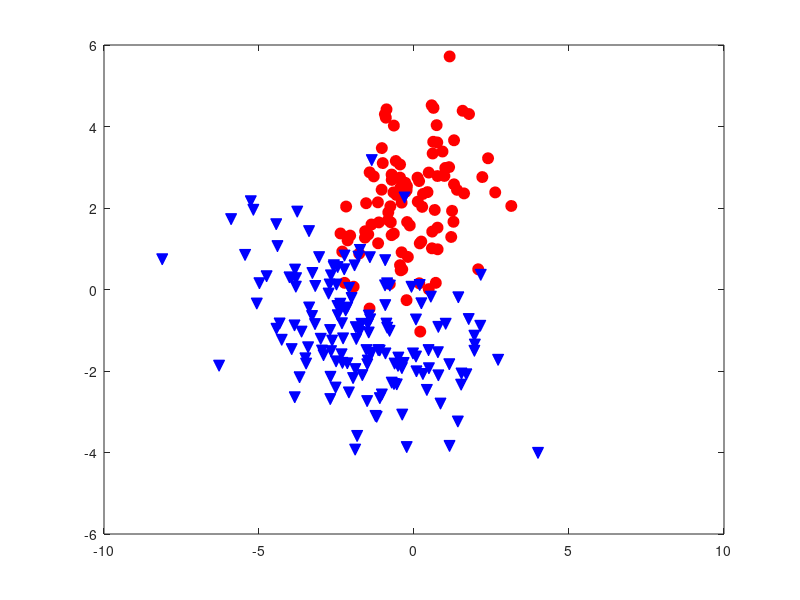

Source code (MATLAB): (Note: this script raises an error after producing the figure.)
clear all
close all

%% 
randn('state', 1200)

% G�n�ration des donn�es
vmu1 = [0; 2];
vmu2 = [-2; -1];
vSIGMA1 = 1.5*[1 0.1; 0.1 1];
vSIGMA2 = 3.5*[1 -0.25; -0.25 1/2];


n1 = 100; % nombre de points classe 1
n2 = 150; % nombre de points classe 2

% generation de donnees aleatoires suivant lois gaussiennes
% classe 1
X1 =  mvnrnd(vmu1, vSIGMA1,n1);   
Y1 = ones(n1, 1);
% classe 2
X2 =  mvnrnd(vmu2, vSIGMA2,n2);    
Y2 = -ones(n2, 1);


figure, plot(X1(:,1), X1(:,2), 'ro', 'markersize', 8, 'markerfacecolor', 'r')
hold on
plot(X2(:,1), X2(:,2), 'bv', 'markersize', 8, 'markerfacecolor', 'b')


% Dans la suite on ne travaillera qu'avec X et Y
% matrice des donn�es
X = [X1; X2]; clear X1 X2

% vecteur des labels
Y = [Y1; Y2]; clear Y1 Y2

% Fixer la valeur de C
C = logspace(-2,2,9);    
labels = Y;
% test avec une valeur de C
% C = C(1);
for i=1:length(C)
    [w, b, alpha] = monsvmclass(X, labels, C(i));
    figure(1)
    N = 200;
    [aux1,aux2]=meshgrid(linspace(-5,5,N));
    aux=[reshape(aux1,N*N,1) reshape(aux2,N*N,1)];
    fx = aux*w + b;
    figure(1), hold on
    % trace la frontiere de d�cision f(x) = 0 et la marge f(x)=1 et f(x)=-1
    [c,h]=contour(aux1,aux2,reshape(fx, N,N), [-1 0 1], 'g', 'Linewidth',2);
    clabel(c,h);
    % points supports
    seuil = 1e-5;
    ind = find(alpha >= seuil);
    hold on 
    plot(X(ind, 1),X(ind, 2),'ms','markersize',12)   
    % erreur de classification
    % prediction
end

%%
clear all 
close all

%%
load('uspsasi.mat');

ind = y==1|y==8;
X = x(ind,:);
labels=y(ind);
C = logspace(-2,2,9);    

% Découpage et normalisation, Xa sert de référence

[Xtest, Ytest,Xapp, Yapp] = splitdata(X,Y,1/3);
[Xapp, ma, siga]= normalizemeanstd(Xapp);
[~,Xv]= normalizemeanstd(Xv,ma,siga);
[~,Xt]= normalizemeanstd(Xt,ma,siga);

%% U vs V